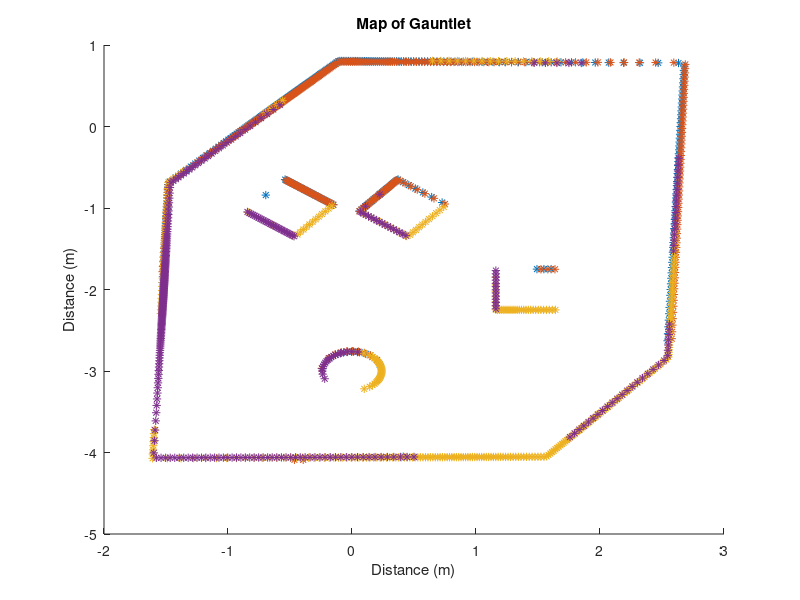

This figure's MATLAB source:
%Take Data from collectData.m and create the gauntlet map

load('data_lidar')

%location of objects with respect to LIDAR frame L
%row 1 goes with row 5, 2 with 6, 3 with 7, 4 with 8
r_L = [r_all(:,1:end).*cos(theta_all(:, 1:end)), r_all(:,1:end).*sin(theta_all(:,1:end))]';

%location of objects with respect to Neato frame N
%need to subtract .084 from rows 1-4 of r_L and keep rows 5-8 the same
r_N = [r_L(1:4, :) - .084; r_L(5:end, :)];

%location of objects with respect to Global frame G
%iterate through each of the 4 starting places of Neato, and find the
%position data relative to the global frame
for n = 1:4 %n is the 4 placements of the Neato
    x = pos_head_all(n, 1);
    y = pos_head_all(n, 2);
    cos_phi = pos_head_all(n, 3);
    sin_phi = pos_head_all(n, 4);
    
    %Translation Matrix to go from Neato Frame to Global Frame
    T_GN = [1 0 x; 0 1 y; 0 0 1];
    %Rotation Matrix to go from Neato Frame to Global Frame
    R_GN = [cos_phi -sin_phi 0; sin_phi cos_phi, 0; 0 0 1];
   
    %assign the position matrix and make separte matrices for each starting
    %position after doing transformations
    if n == 1
        r_N_pos = [r_N(1, :); r_N(5, :); ones(1, 360)];
        r_N_pos1 = T_GN * R_GN * r_N_pos;
        r_N_pos1 = r_N_pos1(1:2, :);
    elseif n == 2 
        r_N_pos = [r_N(2, :); r_N(6, :); ones(1, 360)];
        r_N_pos2 = T_GN * R_GN * r_N_pos;
        r_N_pos2 = r_N_pos2(1:2, :);       
    elseif n == 3
        r_N_pos = [r_N(3, :); r_N(7, :); ones(1, 360)];
        r_N_pos3 = T_GN * R_GN * r_N_pos;
        r_N_pos3 = r_N_pos3(1:2, :);       
    elseif n == 4
        r_N_pos = [r_N(4, :); r_N(8, :); ones(1, 360)];
        r_N_pos4 = T_GN * R_GN * r_N_pos;
        r_N_pos4 = r_N_pos4(1:2, :);
    end
end

%concatante into one big matrix
r_N_all = [r_N_pos1; r_N_pos2; r_N_pos3; r_N_pos4];

%Plot the map!!
figure(), clf
hold on
plot(r_N_all(1, :), r_N_all(2, :), '*')
plot(r_N_all(3, :), r_N_all(4, :), '*')
plot(r_N_all(5, :), r_N_all(6, :), '*')
plot(r_N_all(7, :), r_N_all(8, :), '*')
title('Map of Gauntlet')
xlabel('Distance (m)')
ylabel('Distance (m)')
hold off